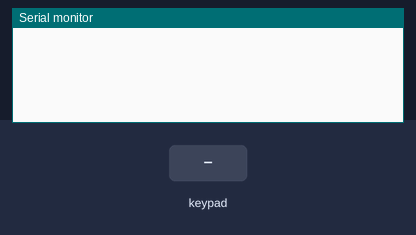
A sketch run on a simulated ESP32. Shown: the last lines printed to the serial monitor. Wiring (inferred from the names in the program): 4×4 keypad with keys 1 2 3 A 4 5 6 B 7 8 9 C * 0 # D: rows GPIO 21, GPIO 17, GPIO 16, GPIO 19; columns GPIO 23, GPIO 22, GPIO 14, GPIO 32. Inputs (shaded band) come from the test bench.

Above: at 1.2 s.
1.3 s: key '1' pressed
At 2.5 s:
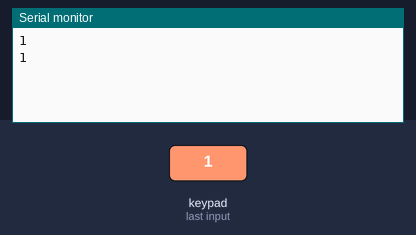
2.8 s: keypad keys 2 3 2 2 1 4 3 2 # pressed 0.4 s apart
At 6.6 s:
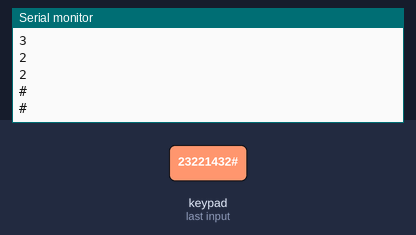
7.9 s: key 'A' pressed
At 9.1 s:
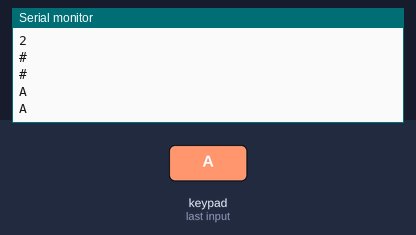
9.4 s: keypad keys 2 3 2 2 1 4 3 2 * pressed 0.4 s apart
At 13.2 s:
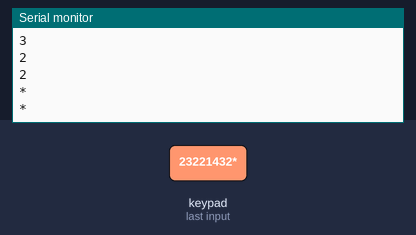
14.5 s: key 'B' pressed
At 15.7 s:
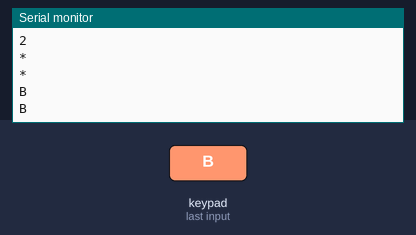
16.0 s: keypad keys 2 3 2 2 1 4 3 2 D pressed 0.4 s apart
At 19.8 s:
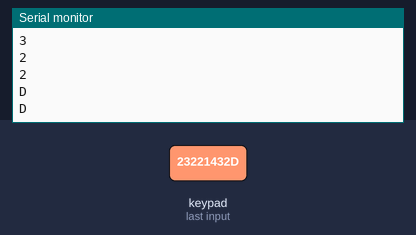
Timing chart, 0 to 21.3 s (numbered marks = the images above; inputs shaded):
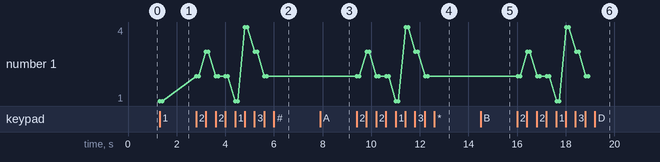

The sketch:

miniProj6.2.ino
```cpp
const int colPins[4] = {23, 22, 14, 32};
const int rowPins[4] = {21, 17, 16, 19};
int curr_col = 0;
int curr_row = 0;
bool makeNote = false;

const char keys[4][4] = {
'1','2','3','A',
'4','5','6','B',
'7','8','9','C',
'*','0','#','D'
};

void setup() {
  // put your setup code here, to run once:
  Serial.begin(9600);
}

void loop() {
  // put your main code here, to run repeatedly:
  scanPad();
  delay(100);

}
void scanPad(){
  for(int row=0; row<4; row++){
    pinMode(rowPins[row], OUTPUT);
    digitalWrite(rowPins[row], LOW);
    for(int col=0; col<4; col++){
      pinMode(colPins[col], INPUT);
      if(digitalRead(colPins[col])==LOW){
        curr_col = col;
        curr_row = row;
        makeNote = true;
      }
    }
    if(makeNote){
      Serial.println(keys[curr_row][curr_col]);
      makeNote = false;
    }
    digitalWrite(rowPins[row], HIGH);
  }
}
```

Measured:
- after the input at 1.3 s, the serial monitor: prints a new line at once (image 1)
- after the input at 2.8 s, the serial monitor: prints a new line at once (image 2)
- after the input at 7.9 s, the serial monitor: prints a new line at once (image 3)
- after the input at 9.4 s, the serial monitor: prints a new line at once (image 4)
- after the input at 14.5 s, the serial monitor: prints a new line at once (image 5)
- after the input at 16.0 s, the serial monitor: prints a new line at once (image 6)
- plotted number 1: 1 → 2 after the input at 2.8 s
